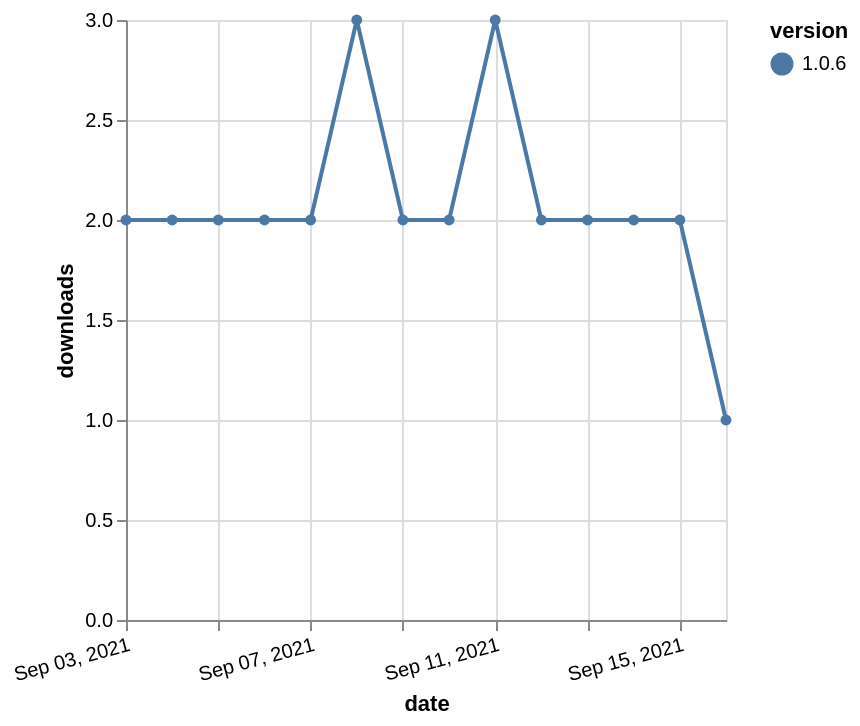

This figure's Vega-Lite source:
### Vega-Lite specification from a JSON file in a GitHub repository (floating-point values rounded to 4 significant figures)
{"$schema": "https://vega.github.io/schema/vega-lite/v5.json", "description": "A simple bar chart with embedded data.", "data": {"values": [{"date": "2021-09-03", "total": 2494, "delta": 2, "version": "1.0.6"}, {"date": "2021-09-04", "total": 2496, "delta": 2, "version": "1.0.6"}, {"date": "2021-09-05", "total": 2498, "delta": 2, "version": "1.0.6"}, {"date": "2021-09-06", "total": 2500, "delta": 2, "version": "1.0.6"}, {"date": "2021-09-07", "total": 2502, "delta": 2, "version": "1.0.6"}, {"date": "2021-09-08", "total": 2505, "delta": 3, "version": "1.0.6"}, {"date": "2021-09-09", "total": 2507, "delta": 2, "version": "1.0.6"}, {"date": "2021-09-10", "total": 2509, "delta": 2, "version": "1.0.6"}, {"date": "2021-09-11", "total": 2512, "delta": 3, "version": "1.0.6"}, {"date": "2021-09-12", "total": 2514, "delta": 2, "version": "1.0.6"}, {"date": "2021-09-13", "total": 2516, "delta": 2, "version": "1.0.6"}, {"date": "2021-09-14", "total": 2518, "delta": 2, "version": "1.0.6"}, {"date": "2021-09-15", "total": 2520, "delta": 2, "version": "1.0.6"}, {"date": "2021-09-16", "total": 2521, "delta": 1, "version": "1.0.6"}]}, "width": "container", "mark": {"type": "line", "point": {"filled": true}}, "encoding": {"x": {"field": "date", "type": "temporal", "timeUnit": "yearmonthdate", "title": "date", "axis": {"labelAngle": -15}}, "y": {"field": "delta", "type": "quantitative", "title": "downloads"}, "color": {"field": "version", "type": "nominal"}, "tooltip": {"field": "delta"}}}
